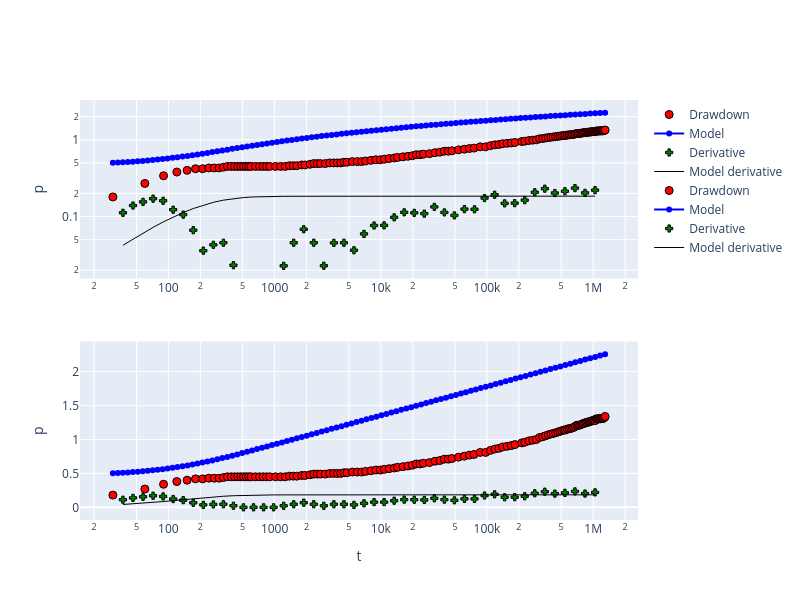

Here is the notebook cell this chart was saved with:
### Code cell
blt.p = [0.4277, 12.69, 1068, 5.397e-5]
blt.trial()
